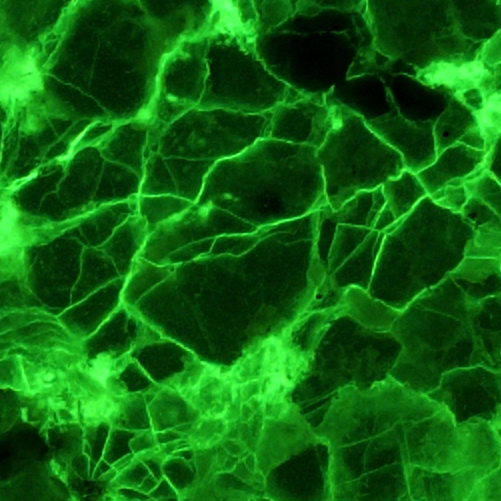
%> input picture im/sandstone.png, 501 x 501 px
$ octave sandstone_microcracks_segmentation2d_test.m   (GNU Octave 9; MATLAB toolbox functions it lacks are replaced by stand-ins)
%> lines starting %> are read from the running program, lines starting %| are printed output that depends on the picture; in (x1, y1, x2, y2) boxes, pixels count from 0 and x2, y2 are one past the last pixel; in counts of white or black regions, pixels touching at a corner belong together; the program's own positions count from 1
### sandstone_microcracks_segmentation2d.m
function imsk = sandstone_microcracks_segmentation2d(im,s1,s2,nr)
%%  sandstone_microcracks_segmentation2d - microcracks segmentation
%
%   REFERENCE:
%       Boguslaw Obara and Alena Kozusnikova and Jiri Scucka,
%       Automatic identification of microcracks observed on microscopic
%       images of coarse-grained sandstone,
%       International Journal of Rock Mechanics and Mining Sciences,
%       48, 4, 681-686, 2011.
%
%   INPUT:
%       im      - image
%       s1      - size
%       s2      - size
%       nr      - number of rotations
%
%   OUTPUT:
%       imsk    - skeleton
%
%   AUTHOR:
%       Boguslaw Obara

%% top-hat
immax = zeros(size(im),class(im));
for i=0:(180/nr):180-(180/nr)
    se = strel('line',s1,i);
    imtop = imtophat(im,se);
    immax = max(imtop,immax);
end

%% threshold
level = graythresh(immax);
imth = immax>level;

%% filter
immax = zeros(size(im))==1;
for i=0:(180/nr):180-(180/nr)
    se = strel('line',s2,1);
    ime = imerode(imth,se);
    imrec = imreconstruct(ime,imth);
    immax = max(immax,imrec);
end

%% skeleton
imsk = bwmorph(immax,'skel',Inf);
imsk = bwmorph(imsk,'spur',1);

end

### sandstone_microcracks_segmentation2d_test.m
%% clear
clc; clear all; close all;

%% load image
imrgb = imread('./im/sandstone.png');
%> imrgb is the input picture: size 501x501x3 uint8; mean R, G, B 15.3, 100.6, 14.7

%% RGB -> G
im = imrgb(:,:,2);
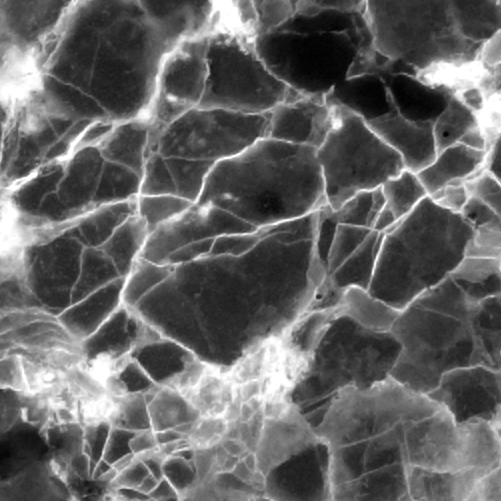
%> im: size 501x501 uint8; min 0, max 255, mean 100.6

%% normalize
im = double(im); im = (im - min(im(:))) / (max(im(:)) - min(im(:)));

%% microcracks segmentation
s1 = 10;
s2 = 10;
nr = 12;

imsk = sandstone_microcracks_segmentation2d(im,s1,s2,nr);
%> the loop in sandstone_microcracks_segmentation2d, `for i=0:(180/nr):180-(180/nr)` made 12 passes
%> pass 1, in sandstone_microcracks_segmentation2d, `imtop = imtophat(im,se);`:
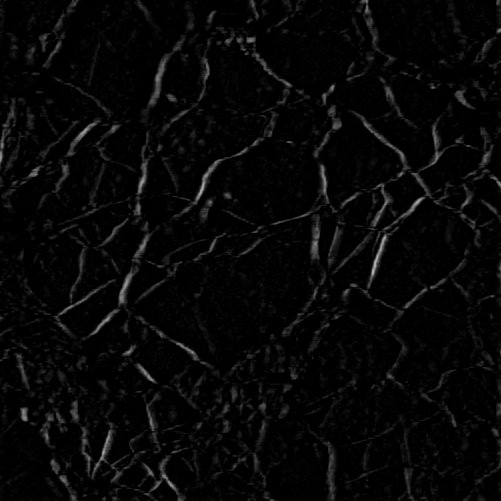
%> imtop: size 501x501 double; min 0, max 0.729, mean 0.0279
%> after the loop in sandstone_microcracks_segmentation2d, `for i=0:(180/nr):180-(180/nr)`:
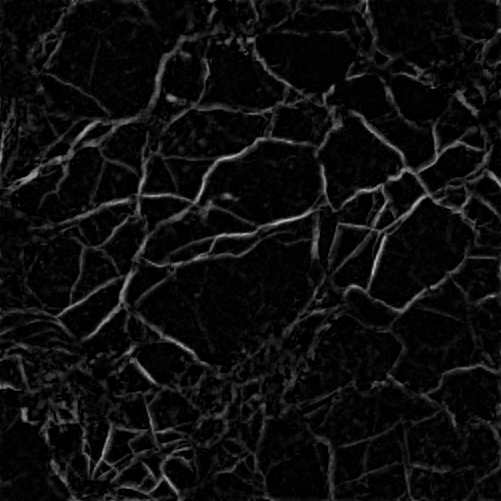
%> immax: size 501x501 double; min 0, max 0.729, mean 0.053
%> in sandstone_microcracks_segmentation2d, `level = graythresh(immax);`: level = 0.129
%> in sandstone_microcracks_segmentation2d, `imth = immax>level;`:
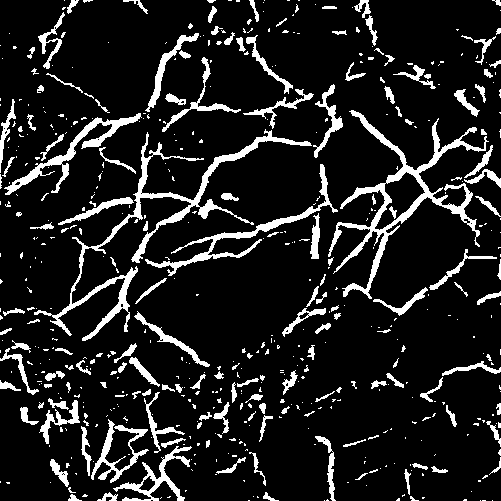
%> imth: size 501x501 logical; 12.2% white; 557 white regions (399 under 20 px), largest, box (x1, y1, x2, y2) and area: (34, 129, 312, 341) 4037, (328, 110, 489, 299) 3940, (145, 164, 338, 276) 1629
%> the loop in sandstone_microcracks_segmentation2d, `for i=0:(180/nr):180-(180/nr)` made 12 passes
%> pass 1, in sandstone_microcracks_segmentation2d, `ime = imerode(imth,se);`:
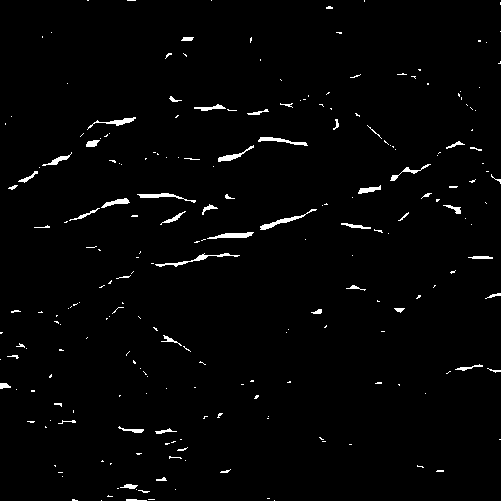
%> ime: size 501x501 logical; 1.7% white; 230 white regions (179 under 20 px), largest, box (x1, y1, x2, y2) and area: (155, 253, 240, 267) 205, (260, 209, 317, 230) 199, (207, 232, 254, 239) 182
%> pass 1, in sandstone_microcracks_segmentation2d, `imrec = imreconstruct(ime,imth);`:
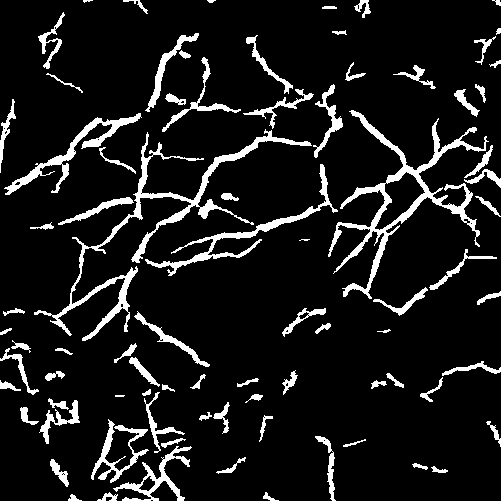
%> imrec: size 501x501 logical; 9.9% white; 83 white regions (4 under 20 px), largest, box (x1, y1, x2, y2) and area: (34, 129, 312, 341) 4037, (328, 110, 489, 299) 3940, (145, 164, 338, 276) 1629
%> in sandstone_microcracks_segmentation2d, `imsk = bwmorph(immax,'skel',Inf);`: imsk: size 501x501 logical; 3.6% white in thin lines or dots
%> in sandstone_microcracks_segmentation2d, `imsk = bwmorph(imsk,'spur',1);`:
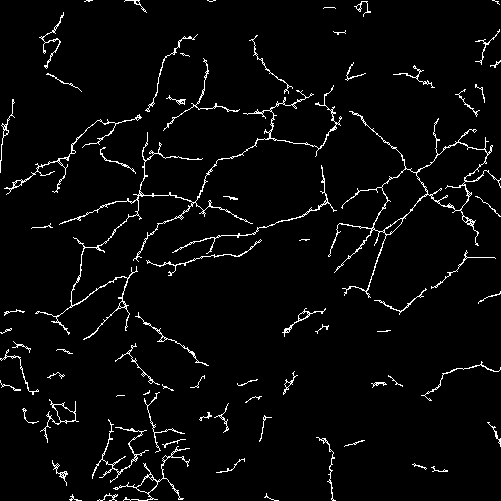
%> imsk: size 501x501 logical; 3.5% white in thin lines or dots

%% plot
figure, imagesc(imrgb); colormap jet;
set(gca,'ytick',[]); set(gca,'xtick',[]); axis equal; axis tight;

figure, imagesc(imsk); colormap gray;
set(gca,'ytick',[]); set(gca,'xtick',[]); axis equal; axis tight;
